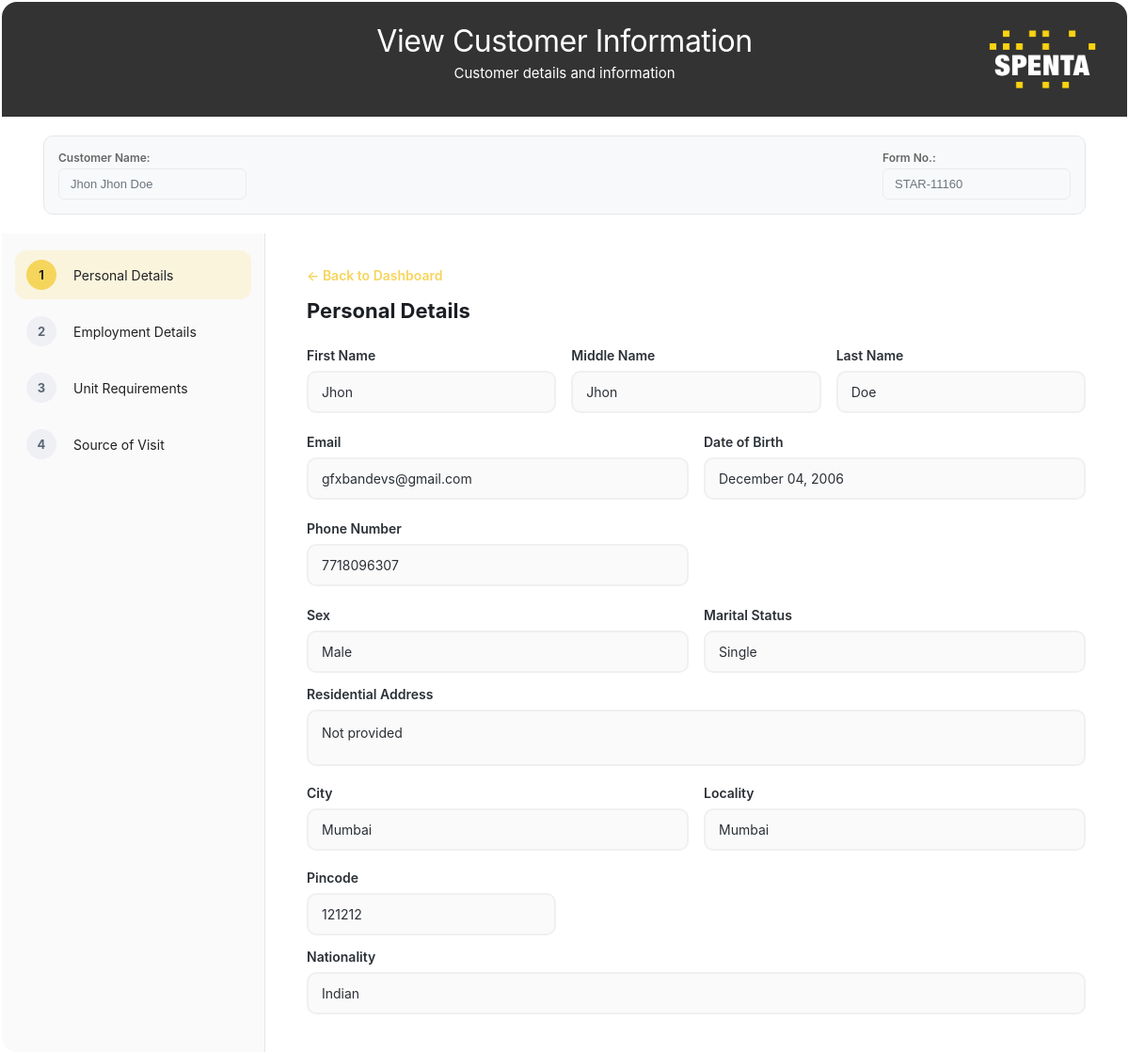
The app's page /customer/31/edit/ with its own data.
### customer_enquiry/models.py (models this page shows, shortened)
class Customer(models.Model):
    NATIONALITY_CHOICES = [
        ('indian', 'Indian'),
        ('nri', 'NRI'),
        ('pio', 'PIO'),
        ('oci', 'OCI'),
    ]
    EMPLOYMENT_CHOICES = [
        ('salaried', 'Salaried'),
        ('business', 'Business'),
        ('professional', 'Professional'),
        ('retired', 'Retired'),
        ('homemaker', 'Homemaker'),
        ('other', 'Other'),  # NEW OPTION ADDED
    ]
    SEX_CHOICES = [
        ('male', 'Male'),
        ('female', 'Female'),
        ('other', 'Other'),
    ]
    MARITAL_STATUS_CHOICES = [
        ('single', 'Single'),
        ('married', 'Married'),
        ('divorced', 'Divorced'),
        ('widowed', 'Widowed'),
        ('other', 'Other'),
    ]
    CONFIGURATION_CHOICES = [
        ('1bhk', '1 BHK'),
        ('1.5bhk', '1.5 BHK'),
        ('2bhk', '2 BHK'),
        ('2.5bhk', '2.5 BHK'),
        ('3bhk', '3 BHK'),
        ('3.5bhk', '3.5 BHK'),
        ('4bhk', '4 BHK'),
        ('duplex', 'Duplex'),
        ('other_config', 'Other'),
    ]
    BUDGET_CHOICES = [
        ('less_than_1cr', 'Less than 1 Cr.'),
        ('1cr_to_2cr', '1 Cr. to 2 Cr.'),
        ('2cr_to_4cr', '2 Cr. to 4 Cr.'),
        ('4cr_to_6cr', '4 Cr. to 6 Cr.'),
        ('more_than_6cr', 'More than 6 Cr.'),
    ]
    CONSTRUCTION_STATUS_CHOICES = [
        ('under_construction', 'Under Construction (>1 yr)'),
        ('near_completion', 'Near Completion (<1 yr)'),
        ('ready_possession', 'Ready Possession'),
    ]
    PURPOSE_CHOICES = [
        ('personal_use', 'Personal Use'),
        ('investment', 'Investment'),
        ('second_home', 'Second Home'),
        ('gift', 'Gift'),
    ]
    form_number = models.CharField(
        max_length=20,
        unique=True,
        help_text="Auto-generated form number"
    )
    form_date = models.DateField(default=timezone.now)
    first_name = models.CharField(max_length=100)
    middle_name = models.CharField(max_length=100, blank=True)
    last_name = models.CharField(max_length=100)
    email = models.EmailField(validators=[EmailValidator()])
    phone_number = models.CharField(
        max_length=10,
        validators=[RegexValidator(
            regex=r'^\d{10}$',
            message='Phone number must be 10 digits'
        )],
        blank=True,
        null=True,
        help_text="10-digit phone number"
    )
    sex = models.CharField(
        max_length=10,
        choices=SEX_CHOICES,
        blank=True,
        help_text="Gender/Sex of the customer"
    )
    marital_status = models.CharField(
        max_length=15,
        choices=MARITAL_STATUS_CHOICES,
        blank=True,
        help_text="Marital status of the customer"
    )
    date_of_birth = models.DateField(blank=True, null=True)
    residential_address = models.TextField(blank=True)
    city = models.CharField(max_length=100)
    locality = models.CharField(max_length=100)
    pincode = models.CharField(
        max_length=6,
        validators=[RegexValidator(
            regex=r'^\d{6}$',
            message='Pincode must be 6 digits'
        )]
    )
    nationality = models.CharField(
        max_length=10,
        choices=NATIONALITY_CHOICES
    )
    employment_type = models.CharField(
        max_length=15,
        choices=EMPLOYMENT_CHOICES
    )
    company_name = models.CharField(max_length=200, blank=True)
    designation = models.CharField(max_length=100, blank=True)
    industry = models.CharField(max_length=100, blank=True)
    configuration = models.CharField(
        max_length=15,  # Increased length to accommodate new options
        choices=CONFIGURATION_CHOICES
    )
    budget = models.CharField(
        max_length=20,  # Increased length for new budget ranges
        choices=BUDGET_CHOICES
    )
    construction_status = models.CharField(
        max_length=20,
        choices=CONSTRUCTION_STATUS_CHOICES
    )
    purpose_of_buying = models.CharField(
        max_length=15,
        choices=PURPOSE_CHOICES
    )
    source_details = models.TextField(
        blank=True,
        help_text="Additional details for Newspaper Ad, Social Media, Exhibition, or Property Portal"
    )
    created_at = models.DateTimeField(auto_now_add=True)
    updated_at = models.DateTimeField(auto_now=True)
    class Meta:
        db_table = 'customers'
        ordering = ['-created_at']
        verbose_name = 'Customer'
        verbose_name_plural = 'Customers'
    def get_full_name(self):
        if self.middle_name:
            return f"{self.first_name} {self.middle_name} {self.last_name}"
        return f"{self.first_name} {self.last_name}"

### customer_enquiry/views.py (the view)
# urls.py: path('customer/<int:pk>/edit/', views.edit_customer, name='edit_customer'),
def edit_customer(request, pk):
    customer = get_object_or_404(Customer, pk=pk)
    if request.method == 'POST':
        messages.info(request, 'This form is view-only. Customer information cannot be edited.')
        return redirect('customer_enquiry:edit_customer', pk=pk)
    current_sources = list(customer.sources.values_list('source_type', flat=True))
    try:
        channel_partner = customer.channel_partner
    except ChannelPartner.DoesNotExist:
        channel_partner = None
    try:
        referral = customer.referral
    except Referral.DoesNotExist:
        referral = None
    context = {
        'customer': customer,
        'current_sources': current_sources,
        'channel_partner': channel_partner,
        'referral': referral,
        'view_only': True,  # Flag to indicate this is view-only mode
    }
    return render(request, 'edit_customer.html', context)

### customer_enquiry/templates/edit_customer.html (shortened to what this page needs)
{% load static %}
<!DOCTYPE html>
<html lang="en">
<head>
</head>
<body>
    <div class="card">
        <header class="header">
            <div class="brand-row">
                <div class="header-text">
                    <div class="title">View Customer Information</div>
                    <div class="subtitle">Customer details and information</div>
                </div>
            </div>
            <div class="dec">
                <img src="{% static 'media/spenta_white.png' %}" alt="Spenta Logo" onerror="this.style.display='none';">
            </div>
        </header>
        <div class="form-header">
            <div>
                <label>Customer Name:</label>
                <input type="text" value="{{ customer.get_full_name }}" readonly>
            </div>
            <div>
                <label>Form No.:</label>
                <input type="text" value="{{ customer.form_number }}" readonly class="form-number-input">
            </div>
        </div>
        <div class="main">
            <aside class="steps">
                <div class="steps-wrap" id="stepList">
                    <div class="step active" data-step="1">
                        <div class="badge">1</div>
                        <div class="label">Personal Details</div>
                    </div>
                    <div class="step" data-step="2">
                        <div class="badge">2</div>
                        <div class="label">Employment Details</div>
                    </div>
                    <div class="step" data-step="3">
                        <div class="badge">3</div>
                        <div class="label">Unit Requirements</div>
                    </div>
                    <div class="step" data-step="4">
                        <div class="badge">4</div>
                        <div class="label">Source of Visit</div>
                    </div>
                </div>
            </aside>
            <section class="form">
                <a href="{% url 'customer_enquiry:dashboard' %}" class="back-btn">← Back to Dashboard</a>
                    <div class="section active" data-step="1">
                        <h3>Personal Details</h3>
                        <div class="grid cols-3">
                            <div>
                                <label>First Name</label>
                                <div class="field-display">{{ customer.first_name|default:"Not provided" }}</div>
                            </div>
                            <div>
                                <label>Middle Name</label>
                                <div class="field-display">{{ customer.middle_name|default:"Not provided" }}</div>
                            </div>
                            <div>
                                <label>Last Name</label>
                                <div class="field-display">{{ customer.last_name|default:"Not provided" }}</div>
                            </div>
                        </div>
                        <div class="grid cols-2" style="margin-top:14px">
                            <div>
                                <label>Email</label>
                                <div class="field-display">{{ customer.email|default:"Not provided" }}</div>
                            </div>
                            <div>
                                <label>Date of Birth</label>
                                <div class="field-display">{{ customer.date_of_birth|date:"F d, Y"|default:"Not provided" }}</div>
                            </div>
                        </div>
                        <div class="grid cols-2" style="margin-top:14px">
                            <div>
                                <label>Phone Number</label>
                                <div class="field-display">{{ customer.phone_number|default:"Not provided" }}</div>
                            </div>
                            <div>
                            </div>
                        </div>
                        <div class="grid cols-2" style="margin-top:14px">
                            <div>
                                <label>Sex</label>
                                <div class="field-display">{% if customer.sex == 'male' %}Male{% elif customer.sex == 'female' %}Female{% elif customer.sex == 'other' %}Other{% else %}Not provided{% endif %}</div>
                            </div>
                            <div>
                                <label>Marital Status</label>
                                <div class="field-display">{% if customer.marital_status == 'single' %}Single{% elif customer.marital_status == 'married' %}Married{% elif customer.marital_status == 'other' %}Other{% else %}Not provided{% endif %}</div>
                            </div>
                        </div>
                        <label style="margin-top:14px">Residential Address</label>
                        <div class="field-display address-display">{{ customer.residential_address|default:"Not provided" }}</div>
                        <div class="grid cols-2" style="margin-top:12px">
                            <div>
                                <label>City</label>
                                <div class="field-display">{{ customer.city|default:"Not provided" }}</div>
                            </div>
                            <div>
                                <label>Locality</label>
                                <div class="field-display">{{ customer.locality|default:"Not provided" }}</div>
                            </div>
                        </div>
                        <div class="grid cols-3" style="margin-top:12px">
                            <div>
                                <label>Pincode</label>
                                <div class="field-display">{{ customer.pincode|default:"Not provided" }}</div>
                            </div>
                        </div>
                        <label style="margin-top:14px">Nationality</label>
                        <div class="field-display">{% if customer.nationality == 'indian' %}Indian{% elif customer.nationality == 'nri' %}NRI{% elif customer.nationality == 'pio' %}PIO{% elif customer.nationality == 'oci' %}OCI{% else %}Not provided{% endif %}</div>
                    </div>
            </section>
        </div>
    </div>
</body>
</html>

### customer_enquiry/templates/edit_customer.html (style rules this page uses)
:root { --bg: #f5f5f5; --text: #1b1f24; --muted: #6b7280; --border: #e6e7ea; --brand: #f6d55c; --brand-d: #e4be34; --header-d: #333333; }
* { box-sizing: border-box }
body { margin: 0; background: #fff; font-family: -apple-system, BlinkMacSystemFont, 'Segoe UI', Roboto, Inter, system-ui, sans-serif; color: var(--text); }
.card { margin: 2px; border-radius: 16px; overflow: hidden; background: #fff; }
.header { position: relative; padding: 24px 36px; background: #333333; color: #374151; overflow: hidden; }
.brand-row { display: flex; align-items: center; gap: 20px; margin-bottom: 12px; position: relative; z-index: 2; }
.header-text { flex: 1; text-align: center; }
.title { font-weight: 400; font-size: 32px; line-height: 1.1; margin: 0 0 6px 0; color: #fff; letter-spacing: -0.5px; }
.subtitle { font-size: 15px; color: #fff; font-weight: 400; line-height: 1.4; margin: 0; }
.form-header { display: flex; justify-content: space-between; align-items: center; margin: 20px 44px; padding: 15px; background: #f8f9fa; border-radius: 10px; border: 1px solid var(--border); }
.form-header > div { display: flex; flex-direction: column; gap: 4px; }
.form-header label { font-weight: 600; font-size: 12px; color: #666; margin: 0; }
.form-header input { padding: 8px 12px; border: 1px solid #e9ecef; border-radius: 6px; background-color: #f8f9fa; color: #6c757d; font-size: 13px; width: 200px; }
.dec { position: absolute; right: 30px; top: 50%; transform: translateY(-50%); display: flex; gap: 8px; z-index: 1; }
.dec img { height: 80px; width: auto; }
.header::before { content: ''; position: absolute; top: 0; left: 0; right: 0; bottom: 0; pointer-events: none; }
.main { display: grid; grid-template-columns: 280px 1fr; min-height: 560px }
.steps { background: #fafafa; padding: 18px 14px; border-right: 1px solid var(--border); }
.steps-wrap { display: flex; flex-direction: column; gap: 8px }
.step { display: grid; grid-template-columns: 38px 1fr; align-items: center; gap: 12px; padding: 10px 12px; border-radius: 12px; }
.badge { width: 32px; height: 32px; border-radius: 50%; background: #eef0f4; color: #5b6575; display: grid; place-items: center; font-weight: 700; font-size: 13px; }
.label { font-size: 14px; color: #222 }
.step.active { background: rgba(246, 213, 92, .18) }
.step.active .badge { background: var(--brand); color: #222 }
.form { padding: 34px 44px 40px; }
.section { display: none }
.section.active { display: block }
.section h3 { margin: 0 0 18px; font-size: 22px }
label { display: block; margin: 8px 0 8px; font-weight: 600; font-size: 14px; color: #2b3036 }
.grid { display: grid; gap: 16px }
.cols-2 { grid-template-columns: 1fr 1fr }
.cols-3 { grid-template-columns: 1fr 1fr 1fr }
.back-btn { color: var(--brand); text-decoration: none; font-weight: 600; font-size: 14px; margin-bottom: 16px; display: inline-block; }
.field-display { width: 100%; padding: 12px 14px; border: 2px solid #f0f0f0; border-radius: 10px; font-size: 14px; background: #fafafa; color: #2b3036; min-height: 20px; display: flex; align-items: center; }
.address-display { min-height: 60px; align-items: flex-start; white-space: pre-line; line-height: 1.5; }

### records on screen
Customer: get_full_name "Jhon Jhon Doe", form_number "STAR-11160", first_name "Jhon", middle_name "Jhon", last_name "Doe", email "gfxbandevs@gmail.com", date_of_birth "December 04, 2006", phone_number "7718096307", residential_address "Not provided", city "Mumbai", locality "Mumbai", pincode "121212"
